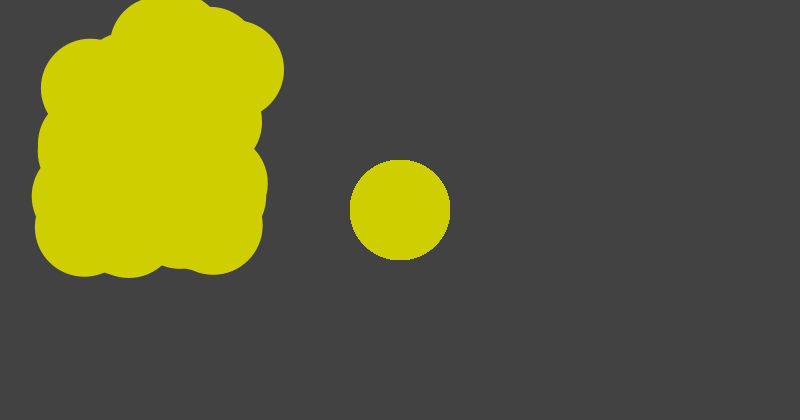
Frame 1 (no input)
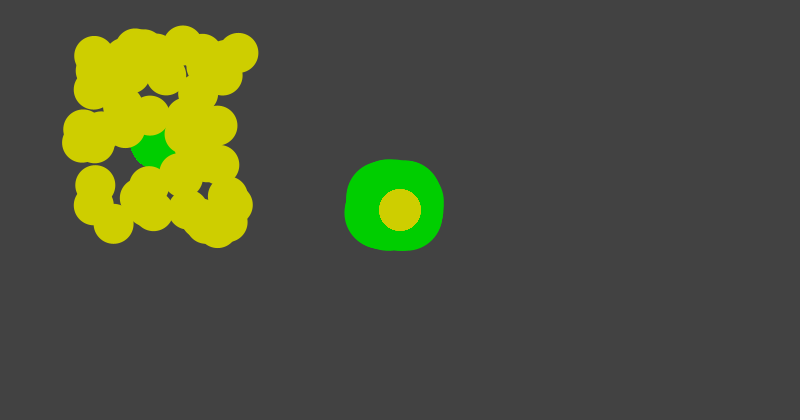
Frame 60 (the mouse pressed at the canvas centre just before this capture)
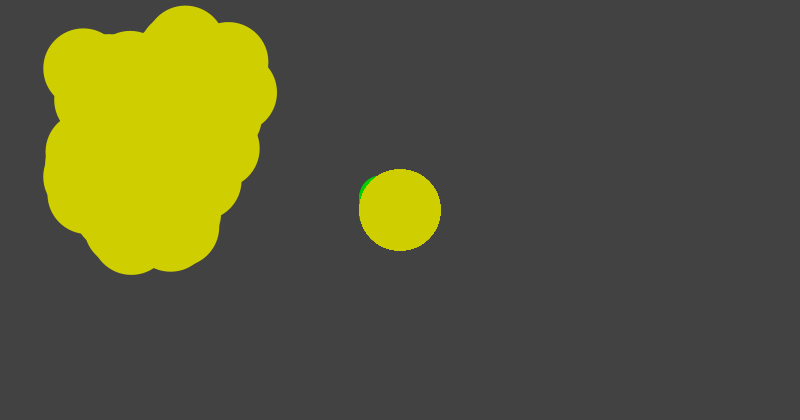
Frame 120 (the mouse held since frame 60 and released just before this capture)

The Processing sketch that drew these frames (run headless with seeded random() and noise(); from frame 60 on, the mouse is pressed at the canvas centre):

// Processing sketch: processing_6877
// ── processing_6877.pde

/**
 * Blob
 * by Stanley Situ
 * 
*/

Blob b, c;

void setup()
{
  size(800,420);
  noStroke();
  smooth(); 
  frameRate(15);

  
  
  b = new Blob();
  b.x = width/2;
  b.y = height/2;
  b.ra = -20;
  b.rb = 8;
  b.rc = -15;
  b.rd = 5;
  b.d = 12;
  
  c = new Blob();
  c.x = width/5;
  c.y = height/3;
  c.rh = -80;
  c.ri = 80;
  c.rj = -98;
  c.rk = 95;
  c.D = 100;
}

void draw()
{
  background(66);
  b.move();
  c.move();
  b.show();
  c.show();
}

void mouseReleased()
{
  b.x = mouseX;
  b.y = mouseY;
  c.x = random(750);
  c.y = random(400);
}

class Blob
{
  float x, y, d, D;
  float ra, rb, rc, rd;
  float rh, ri, rj, rk;
  int i;
  int cl, c2;
  
  void show()
  {     
  color c1 = color (0, 206, 0);
  color c2 = color (206, 206, 0);
    fill(c1);
    for (i=0; i<100; i++)
    {
      ellipse(x+random(ra,rb), y+random(rc,rd), d,d);
    }

    
    fill(c2);
    for (i=0; i<50; i++)
    ellipse(x+random(rh,ri), y+random(rj,rk), D,D);

  
  }
  
  void move()
  {
    {d += 1;
      D -= 1;}
    
    
    if (D <= 0)
    {D = 100;} 
    
    if (d > 100)
    {d = 12;}
  }
}
